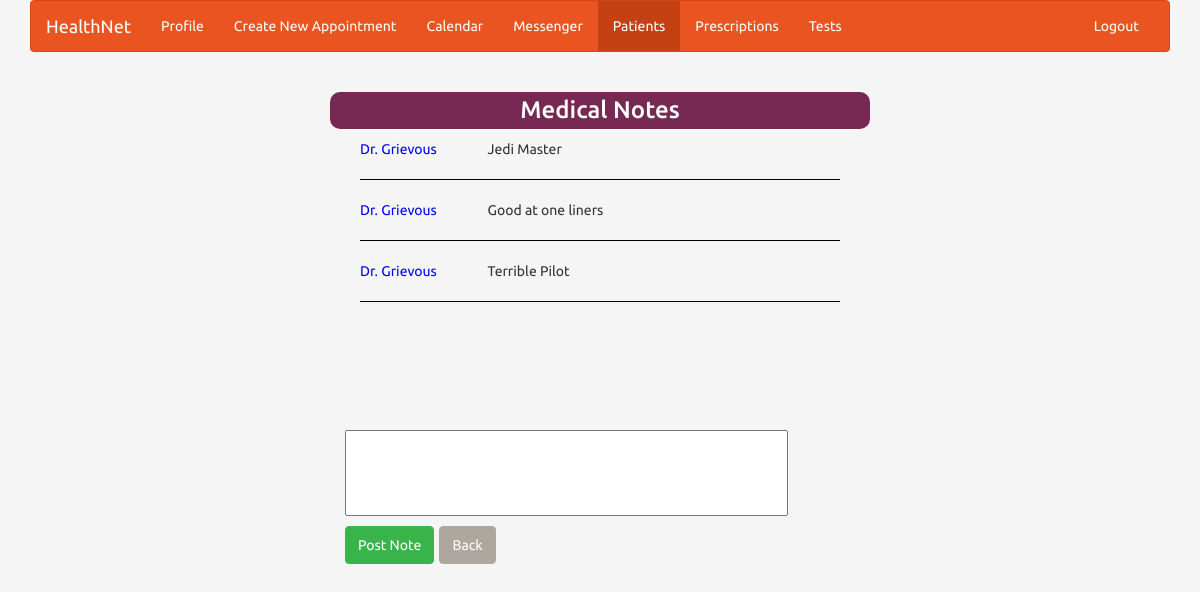
/viewnotes/2 (signed in), run on the app's committed database.
### meditems/models.py (models this page shows)
class MedicalNote(models.Model):
    patient = models.ForeignKey("account.Patient", blank=True, null=True)
    doctor = models.ForeignKey("account.Doctor", blank=True, null=True)
    note = models.TextField(max_length=100, blank=True)

### account/models.py (models this page shows, shortened)
class Doctor(models.Model):
    profile = models.ForeignKey(Profile, on_delete=models.CASCADE, null=True)
    type = models.CharField(max_length=30, blank=True, null=True)
    def __str__(self):
        return "Dr. " + self.profile.user.last_name

class Profile(models.Model):
    user = models.ForeignKey(User, on_delete=models.CASCADE)
    streetAddress = models.CharField(max_length=30, blank=True, null=True)
    town = models.CharField(max_length=30, blank=True, null=True)
    zipCode = models.CharField(max_length=5, null=True, blank=True)
    state = models.CharField(max_length=10, blank=True, null=True)
    phoneNumber = models.CharField(max_length=13, null=True, blank=True)
    hospital_assignment = models.ForeignKey(Hospital, null=True, blank=True)

### meditems/views.py (the view)
# urls.py: url(r'^viewnotes/(?P<patient_id>[0-9]+)$', meditems.views.view_notes, name="viewnotes"),
def view_notes(request, patient_id):
    if request.user.is_authenticated:
        user_id = request.user.id
        userType = ""
        """
        sets user type for the rendered page so only content for the specific user type is displayed
        """
        isPatient = (Patient.objects.filter(profile__user_id=user_id).count() == 1)
        isDoctor = (Doctor.objects.filter(profile__user_id=user_id).count() == 1)
        isNurse = (Nurse.objects.filter(profile__user_id=user_id).count() == 1)
        if isPatient:
            userType = "Patient"
        elif isDoctor:
            userType = "Doctor"
        elif isNurse:
            userType = "Nurse"
        user = Profile.objects.filter(user_id=user_id)[0]
        notes = MedicalNote.objects.filter(patient=patient_id)
        form = MedicalNoteForm(request.POST or None)
        if form.is_valid():
            note = form.save(commit=False)
            note.doctor = Doctor.objects.filter(profile__user_id=user_id)[0]
            note.patient = Patient.objects.filter(id=patient_id)[0]
            note.save()
            return HttpResponseRedirect("/viewnotes/%s" % patient_id,{"usertype":userType, "notes":notes, "user":user, "form":form})
        return render(request, "meditems/viewnotes.html", {"usertype":userType, "notes":notes, "user":user, "form":form})

### meditems/forms.py
class MedicalNoteForm(ModelForm):
    class Meta:
        model = MedicalNote
        fields = ["patient","doctor","note"]
    note = forms.CharField(widget=forms.Textarea(attrs={'width':"100%", 'cols' : "50", 'rows': "4","height":"20%" ,"style":"resize:none;"}))

### meditems/templates/meditems/viewnotes.html (shortened to what this page needs)
{% extends "account/index.html" %}
{% block content %}
    <!DOCTYPE html>
    <html lang="en">
    <head>
        {% load staticfiles %}
        <link rel="stylesheet" type="text/css" href="{% static " css/bootstrap.css" %}
        "/>
    </head>
    <body style="background-color: whitesmoke">
    <div class="col-md-6 col-md-offset-3">
        <h3 class="text-center" style="color: white; background-color: #772953; border-radius: 10px;
            padding-top: 1%; padding-bottom: 1%;">Medical Notes</h3>
        <div class="container-fluid">
            <form method="POST" action='' enctype="multipart/form-data">
                {% ifequal notes|length 0 %}
                    no notes
                {% else %}
                    <div class="container-fluid" style="overflow-y: scroll; height: 30vh;">
                        <div class="grid">
                            {% for note in notes %}
                                <div class="row">
                                    <div class="col-md-3" style="color: blue">{{ note.doctor }}</div>
                                    <div class="col-md-9">
                                        <div>{{ note.note }}</div>
                                    </div>
                                </div>
                                <hr style="border-color: black;">
                            {% endfor %}
                        </div>
                    </div>
                {% endifequal %}
                <table>
                    <div style="width: 100%;padding-top:10%;">{{ form.note }}</div>
                </table>
                <input type="submit" name="postnote" style="margin-top:1%; float: left;" class="btn btn-success"
                       value="Post Note"/>
            </form>
            <a href="/patientedit">
                <button class="btn btn-default btn-toolbar float-right" style="margin-top: 1%;margin-left: 1%;">Back
                </button>
            </a>
        </div>
    </div>
    </div>
    </body>
    </html>
{% endblock content %}

### data on the page
MedicalNote: doctor "Dr. Grievous", note "Jedi Master"
MedicalNote: doctor "Dr. Grievous", note "Good at one liners"
MedicalNote: doctor "Dr. Grievous", note "Terrible Pilot"
